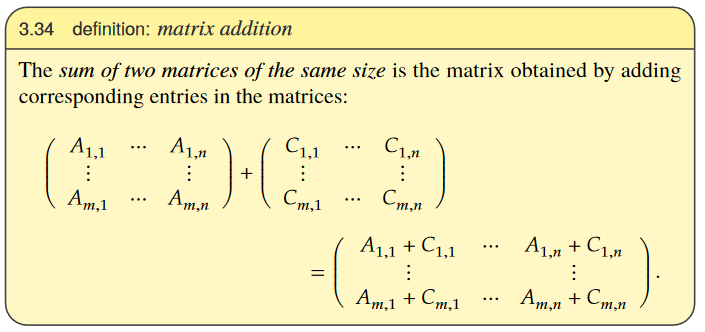
#> input picture assets/LADR4e/Matrix addition.png, 705 x 332 px
$ python remove_bkg.py 'assets/LADR4e/Matrix addition.png'
#> lines starting #> are read from the running program, lines starting #| are printed output that depends on the picture; after the words box and inside, x2 and y2 are one past the last pixel; in counts of white or black regions, pixels touching at a corner belong together
import cv2
import numpy as np
import argparse

def set_alpha_to_zero_on_white(image_path: str, suffix: str):
    # Read the image in BGR color space
#> called with image_path = 'assets/LADR4e/Matrix addition.png', suffix = '_nobkg'
    image = cv2.imread(image_path, cv2.IMREAD_UNCHANGED)  # Ensure we load with alpha if present
#> image is the input picture: shape (332, 705, 4); mean B, G, R, A 188, 237.5, 244.2, 240.8

    # Check if image has an alpha channel, if not, add one
    if image.shape[2] == 3:
        # Add alpha channel (fully opaque)
        image_bgra = cv2.cvtColor(image, cv2.COLOR_BGR2BGRA)
    else:
        image_bgra = image

    # Get all white pixels (BGR value of [255, 255, 255])
    white_pixels = np.all(image_bgra[:, :, :3] == [255, 255, 255], axis=-1)
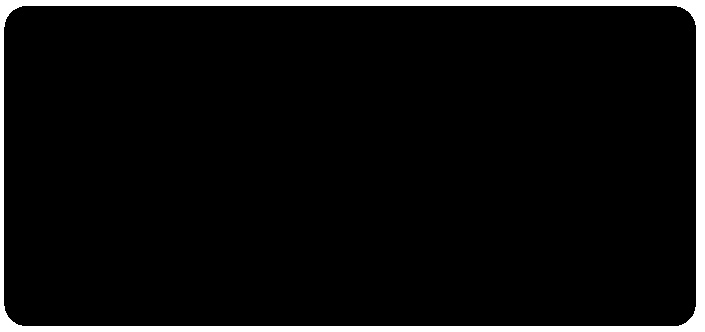
#> white_pixels: shape (332, 705) bool; 5.6% white; 1 white region, box (x1, y1, x2, y2) and area: (0, 0, 705, 332) 13076

    # Set the alpha channel of white pixels to 0
    image_bgra[white_pixels, 3] = 0

    # Save the modified image with a specified suffix
    output_path = image_path.replace('.png', f'{suffix}.png')
    cv2.imwrite(output_path, image_bgra)

def main():
    parser = argparse.ArgumentParser(description='Set Alpha Channel of White Pixels to Zero in Images and Add a Suffix to Output Files')

    # Add an optional argument for the suffix
    parser.add_argument(
        '--suffix',
        type=str,
        help='Suffix to be added to the output files',
        default="_nobkg"
    )

    # Add an optional argument for multiple images paths
    parser.add_argument('image_paths', type=str, nargs='+', help='Path to the image files')

    # Parse the arguments
    args = parser.parse_args()

    # Process each provided image path
    for image_path in args.image_paths:
        set_alpha_to_zero_on_white(image_path, args.suffix)

if __name__ == "__main__":
    main()

$ run again, on assets/LADR4e/Matrix multiplication 3.png
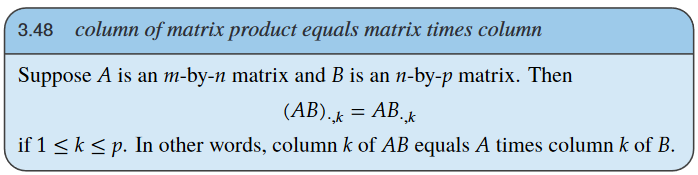
#> input picture assets/LADR4e/Matrix multiplication 3.png, 698 x 175 px
#> in set_alpha_to_zero_on_white, image is the input picture: shape (175, 698, 4); mean B, G, R, A 226.7, 210.7, 187.9, 237.4
#> in set_alpha_to_zero_on_white, `white_pixels = np.all(image_bgra[:, :, :3] == [255, 255, 255], axis=-1)`:
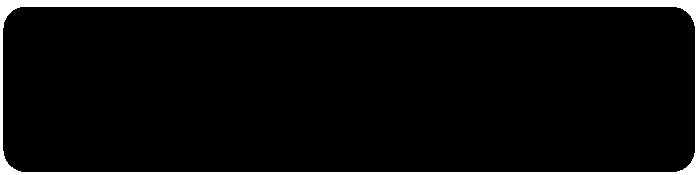
#> white_pixels: shape (175, 698) bool; 6.9% white; 1 white region, box (x1, y1, x2, y2) and area: (0, 0, 698, 175) 8426

$ run again, on assets/LADR4e/Matrix multiplication.png
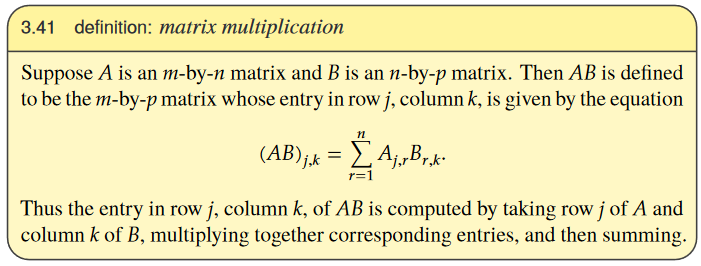
#> input picture assets/LADR4e/Matrix multiplication.png, 701 x 266 px
#> in set_alpha_to_zero_on_white, image is the input picture: shape (266, 701, 4); mean B, G, R, A 180.5, 230.1, 236.8, 242.5
#> in set_alpha_to_zero_on_white, `white_pixels = np.all(image_bgra[:, :, :3] == [255, 255, 255], axis=-1)`:
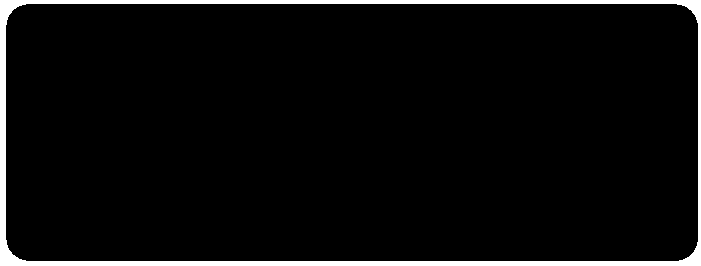
#> white_pixels: shape (266, 701) bool; 4.9% white; 1 white region, box (x1, y1, x2, y2) and area: (0, 0, 701, 266) 9108
